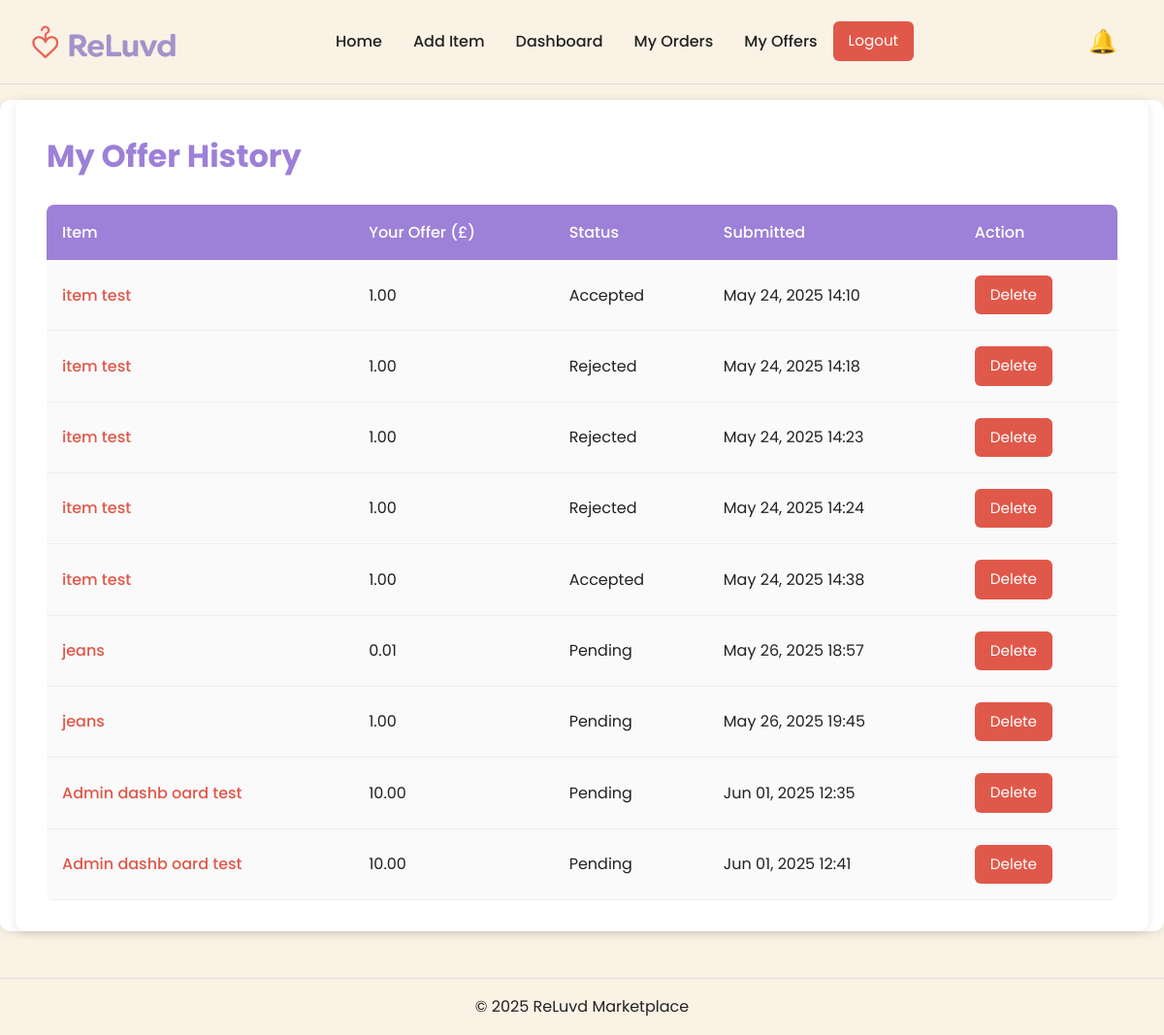
The app's page /checkout/my-offers/ (signed in), older data.
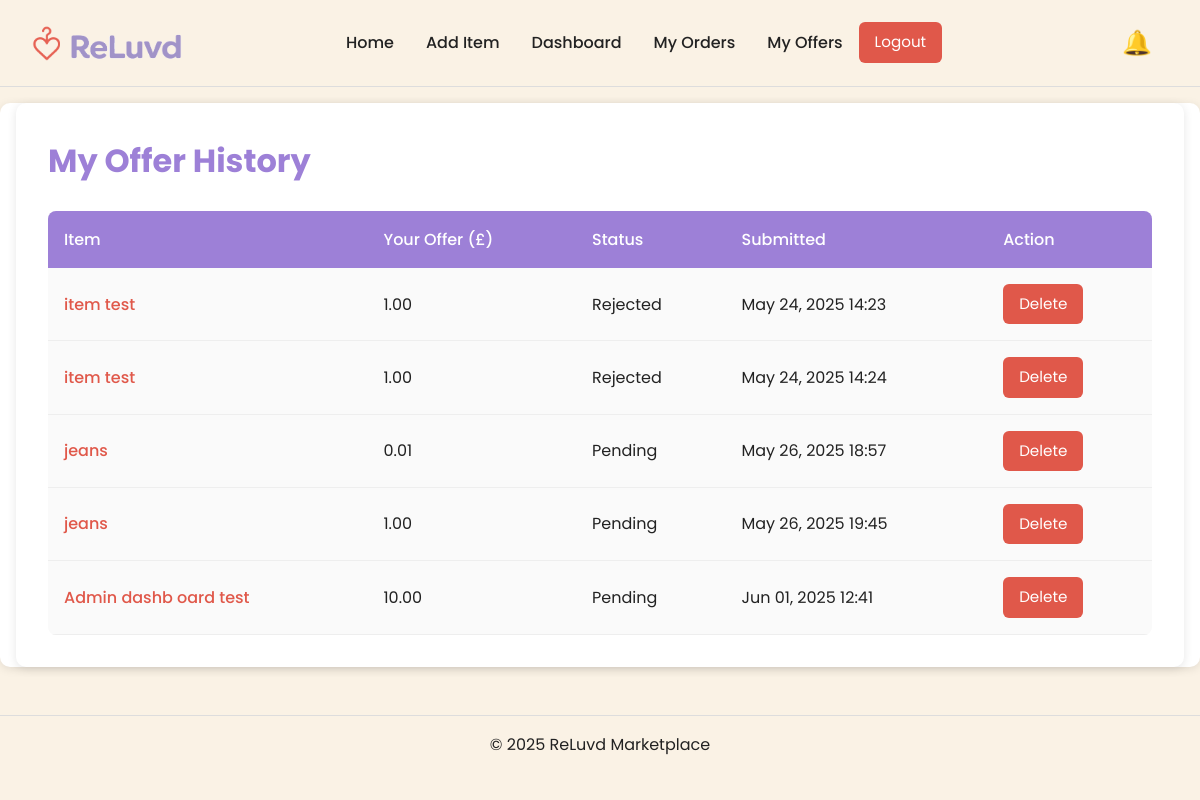
The same page, newer data.
### checkout/models.py (models this page shows, shortened)
class Order(models.Model):
    STATUS_CHOICES = [
        ("pending", "Pending"),
        ("accepted", "Accepted"),
        ("rejected", "Rejected"),
    ]
    item = models.ForeignKey(
        Item, on_delete=models.CASCADE, related_name="checkout_orders"
    )
    buyer = models.ForeignKey(settings.AUTH_USER_MODEL, on_delete=models.CASCADE)
    price = models.DecimalField(max_digits=10, decimal_places=2)
    is_offer = models.BooleanField(default=False)
    offer_note = models.TextField(blank=True)
    created_at = models.DateTimeField(auto_now_add=True)
    status = models.CharField(
        max_length=10, choices=STATUS_CHOICES, default="pending"
    )  # ✅ new

### items/models.py (models this page shows, shortened)
class Item(models.Model):
    CATEGORY_CHOICES = [
        ("fashion", "Fashion"),
        ("electronics", "Electronics"),
        ("books", "Books"),
        ("home", "Home"),
        ("other", "Other"),
    ]
    title = models.CharField(max_length=100)
    description = models.TextField()
    category = models.CharField(max_length=20, choices=CATEGORY_CHOICES)
    price = models.DecimalField(max_digits=8, decimal_places=2)
    image = models.ImageField(upload_to="item_images/", blank=True, null=True)
    seller = models.ForeignKey(User, on_delete=models.CASCADE, related_name="items")
    date_posted = models.DateTimeField(auto_now_add=True)
    is_sold = models.BooleanField(default=False)
    quantity = models.PositiveIntegerField(default=1)

### checkout/views.py (the view)
# urls.py: path("my-offers/", views.my_offers, name="my_offers"),
@login_required
def my_offers(request):
    offers = Order.objects.filter(buyer=request.user, is_offer=True).select_related(
        "item"
    )
    return render(request, "checkout/my_offers.html", {"offers": offers})

### items/context_processors.py (called while the page is built)
def notifications(request):
    return {"notifications": get_notifications(request.user)}

### items/utils.py (called while the page is built)
def get_notifications(user):
    if not user.is_authenticated:
        return []
    items = Item.objects.filter(seller=user)
    message_notes = Message.objects.filter(item__in=items).order_by("-created_at")[:5]
    offer_notes = Order.objects.filter(item__in=items, is_offer=True).order_by(
        "-created_at"
    )[:5]
    sold_notes = Item.objects.filter(seller=user, is_sold=True).order_by(
        "-date_posted"
    )[:5]
    return {
        "messages": message_notes,
        "offers": offer_notes,
        "sales": sold_notes,
    }

### templates/checkout/my_offers.html (shortened to what this page needs)
{% extends "base.html" %}
{% load static %}
{% block extra_css %}
<link rel="stylesheet" href="{% static 'css/my_offers.css' %}">
{% endblock %}
{% block content %}
<main role="main" aria-labelledby="my-offers-heading">
    <h2 id="my-offers-heading">My Offer History</h2>
    {% if offers %}
    <table aria-describedby="my-offers-heading">
        <thead>
            <tr>
                <th scope="col">Item</th>
                <th scope="col">Your Offer (£)</th>
                <th scope="col">Status</th>
                <th scope="col">Submitted</th>
                <th scope="col">Action</th>
            </tr>
        </thead>
        <tbody>
            {% for offer in offers %}
            <tr>
                <td>
                    <a href="{% url 'item_detail' offer.item.id %}" aria-label="View item {{ offer.item.title }}">
                        {{ offer.item.title }}
                    </a>
                </td>
                <td>{{ offer.price }}</td>
                <td>{{ offer.status|title }}</td>
                <td>{{ offer.created_at|date:"M d, Y H:i" }}</td>
                <td>
                    <form action="{% url 'delete_offer' offer.id %}" method="POST" style="display:inline;">
                        <button type="submit" aria-label="Delete offer for {{ offer.item.title }}">Delete</button>
                    </form>
                </td>
            </tr>
            {% endfor %}
        </tbody>
    </table>
    {% else %}
    <p>You haven’t made any offers yet.</p>
    {% endif %}
</main>
{% endblock %}

Row changes from the older to the newer data that the page shows:
removed Order: item "item test", price "1.00", status "Accepted", created_at "May 24, 2025 14:10"
removed Order: item "item test", price "1.00", status "Rejected", created_at "May 24, 2025 14:18"
removed Order: item "item test", price "1.00", status "Accepted", created_at "May 24, 2025 14:38"
removed Order: item "Admin dashb oard test", price "10.00", status "Pending", created_at "Jun 01, 2025 12:35"
